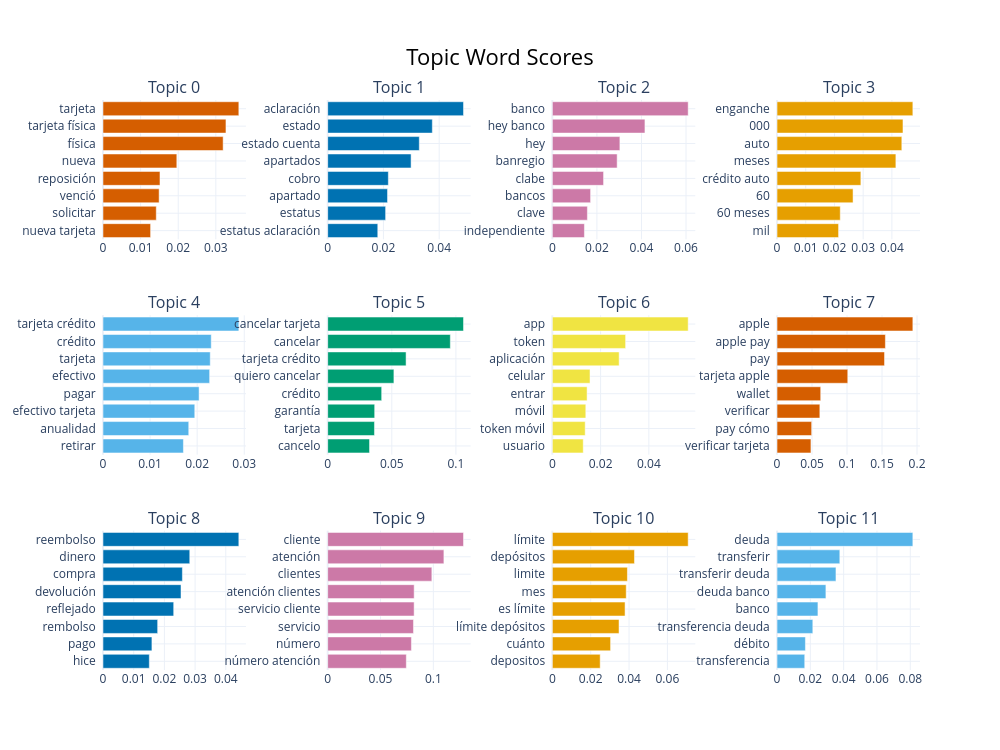

Here is the notebook cell this chart was saved with:
### Code cell
fig = topic_model.visualize_barchart(top_n_topics=12, n_words=8)
fig.show()

### Figure 1 — Plotly figure (JSON) as saved in the notebook; plotly's stock layout.template omitted (floating-point values rounded to 4 significant figures)
{"data": [{"marker": {"color": "#D55E00"}, "orientation": "h", "type": "bar", "x": [0.01266, 0.01416, 0.01492, 0.01515, 0.01963, 0.03194, 0.03269, 0.03611], "xaxis": "x", "y": ["nueva tarjeta  ", "solicitar  ", "venció  ", "reposición  ", "nueva  ", "física  ", "tarjeta física  ", "tarjeta  "], "yaxis": "y"}, {"marker": {"color": "#0072B2"}, "orientation": "h", "type": "bar", "x": [0.01797, 0.02078, 0.02147, 0.02176, 0.02992, 0.03286, 0.03754, 0.04872], "xaxis": "x2", "y": ["estatus aclaración  ", "estatus  ", "apartado  ", "cobro  ", "apartados  ", "estado cuenta  ", "estado  ", "aclaración  "], "yaxis": "y2"}, {"marker": {"color": "#CC79A7"}, "orientation": "h", "type": "bar", "x": [0.01439, 0.01573, 0.01717, 0.02299, 0.02909, 0.03032, 0.04156, 0.06097], "xaxis": "x3", "y": ["independiente  ", "clave  ", "bancos  ", "clabe  ", "banregio  ", "hey  ", "hey banco  ", "banco  "], "yaxis": "y3"}, {"marker": {"color": "#E69F00"}, "orientation": "h", "type": "bar", "x": [0.02143, 0.02202, 0.02648, 0.0292, 0.04139, 0.04346, 0.04386, 0.0473], "xaxis": "x4", "y": ["mil  ", "60 meses  ", "60  ", "crédito auto  ", "meses  ", "auto  ", "000  ", "enganche  "], "yaxis": "y4"}, {"marker": {"color": "#56B4E9"}, "orientation": "h", "type": "bar", "x": [0.01708, 0.01821, 0.01949, 0.02041, 0.02265, 0.02278, 0.02299, 0.02885], "xaxis": "x5", "y": ["retirar  ", "anualidad  ", "efectivo tarjeta  ", "pagar  ", "efectivo  ", "tarjeta  ", "crédito  ", "tarjeta crédito  "], "yaxis": "y5"}, {"marker": {"color": "#009E73"}, "orientation": "h", "type": "bar", "x": [0.03263, 0.03648, 0.03665, 0.0421, 0.05164, 0.06112, 0.09562, 0.1059], "xaxis": "x6", "y": ["cancelo  ", "tarjeta  ", "garantía  ", "crédito  ", "quiero cancelar  ", "tarjeta crédito  ", "cancelar  ", "cancelar tarjeta  "], "yaxis": "y6"}, {"marker": {"color": "#F0E442"}, "orientation": "h", "type": "bar", "x": [0.01281, 0.01362, 0.01386, 0.01439, 0.01561, 0.02769, 0.03037, 0.0563], "xaxis": "x7", "y": ["usuario  ", "token móvil  ", "móvil  ", "entrar  ", "celular  ", "aplicación  ", "token  ", "app  "], "yaxis": "y7"}, {"marker": {"color": "#D55E00"}, "orientation": "h", "type": "bar", "x": [0.04845, 0.04947, 0.06117, 0.06239, 0.1011, 0.1536, 0.1548, 0.194], "xaxis": "x8", "y": ["verificar tarjeta  ", "pay cómo  ", "verificar  ", "wallet  ", "tarjeta apple  ", "pay  ", "apple pay  ", "apple  "], "yaxis": "y8"}, {"marker": {"color": "#0072B2"}, "orientation": "h", "type": "bar", "x": [0.01509, 0.01594, 0.01781, 0.02303, 0.02541, 0.02587, 0.02827, 0.04425], "xaxis": "x9", "y": ["hice  ", "pago  ", "rembolso  ", "reflejado  ", "devolución  ", "compra  ", "dinero  ", "reembolso  "], "yaxis": "y9"}, {"marker": {"color": "#CC79A7"}, "orientation": "h", "type": "bar", "x": [0.07442, 0.07924, 0.08119, 0.08181, 0.08183, 0.09859, 0.11, 0.1285], "xaxis": "x10", "y": ["número atención  ", "número  ", "servicio  ", "servicio cliente  ", "atención clientes  ", "clientes  ", "atención  ", "cliente  "], "yaxis": "y10"}, {"marker": {"color": "#E69F00"}, "orientation": "h", "type": "bar", "x": [0.02495, 0.03037, 0.03477, 0.03793, 0.03853, 0.03916, 0.04283, 0.07085], "xaxis": "x11", "y": ["depositos  ", "cuánto  ", "límite depósitos  ", "es límite  ", "mes  ", "limite  ", "depósitos  ", "límite  "], "yaxis": "y11"}, {"marker": {"color": "#56B4E9"}, "orientation": "h", "type": "bar", "x": [0.01664, 0.01704, 0.02149, 0.02456, 0.02935, 0.03538, 0.0377, 0.08155], "xaxis": "x12", "y": ["transferencia  ", "débito  ", "transferencia deuda  ", "banco  ", "deuda banco  ", "transferir deuda  ", "transferir  ", "deuda  "], "yaxis": "y12"}], "layout": {"annotations": [{"font": {"size": 16}, "showarrow": false, "text": "Topic 0", "x": 0.0875, "xanchor": "center", "xref": "paper", "y": 1, "yanchor": "bottom", "yref": "paper"}, {"font": {"size": 16}, "showarrow": false, "text": "Topic 1", "x": 0.3625, "xanchor": "center", "xref": "paper", "y": 1, "yanchor": "bottom", "yref": "paper"}, {"font": {"size": 16}, "showarrow": false, "text": "Topic 2", "x": 0.6375, "xanchor": "center", "xref": "paper", "y": 1, "yanchor": "bottom", "yref": "paper"}, {"font": {"size": 16}, "showarrow": false, "text": "Topic 3", "x": 0.9125, "xanchor": "center", "xref": "paper", "y": 1, "yanchor": "bottom", "yref": "paper"}, {"font": {"size": 16}, "showarrow": false, "text": "Topic 4", "x": 0.0875, "xanchor": "center", "xref": "paper", "y": 0.6222, "yanchor": "bottom", "yref": "paper"}, {"font": {"size": 16}, "showarrow": false, "text": "Topic 5", "x": 0.3625, "xanchor": "center", "xref": "paper", "y": 0.6222, "yanchor": "bottom", "yref": "paper"}, {"font": {"size": 16}, "showarrow": false, "text": "Topic 6", "x": 0.6375, "xanchor": "center", "xref": "paper", "y": 0.6222, "yanchor": "bottom", "yref": "paper"}, {"font": {"size": 16}, "showarrow": false, "text": "Topic 7", "x": 0.9125, "xanchor": "center", "xref": "paper", "y": 0.6222, "yanchor": "bottom", "yref": "paper"}, {"font": {"size": 16}, "showarrow": false, "text": "Topic 8", "x": 0.0875, "xanchor": "center", "xref": "paper", "y": 0.2444, "yanchor": "bottom", "yref": "paper"}, {"font": {"size": 16}, "showarrow": false, "text": "Topic 9", "x": 0.3625, "xanchor": "center", "xref": "paper", "y": 0.2444, "yanchor": "bottom", "yref": "paper"}, {"font": {"size": 16}, "showarrow": false, "text": "Topic 10", "x": 0.6375, "xanchor": "center", "xref": "paper", "y": 0.2444, "yanchor": "bottom", "yref": "paper"}, {"font": {"size": 16}, "showarrow": false, "text": "Topic 11", "x": 0.9125, "xanchor": "center", "xref": "paper", "y": 0.2444, "yanchor": "bottom", "yref": "paper"}], "height": 750, "hoverlabel": {"bgcolor": "white", "font": {"family": "Rockwell", "size": 16}}, "showlegend": false, "title": {"font": {"color": "Black", "size": 22}, "text": "Topic Word Scores", "x": 0.5, "xanchor": "center", "yanchor": "top"}, "width": 1000, "xaxis": {"anchor": "y", "domain": [0, 0.175], "showgrid": true}, "xaxis10": {"anchor": "y10", "domain": [0.275, 0.45], "showgrid": true}, "xaxis11": {"anchor": "y11", "domain": [0.55, 0.725], "showgrid": true}, "xaxis12": {"anchor": "y12", "domain": [0.825, 1], "showgrid": true}, "xaxis2": {"anchor": "y2", "domain": [0.275, 0.45], "showgrid": true}, "xaxis3": {"anchor": "y3", "domain": [0.55, 0.725], "showgrid": true}, "xaxis4": {"anchor": "y4", "domain": [0.825, 1], "showgrid": true}, "xaxis5": {"anchor": "y5", "domain": [0, 0.175], "showgrid": true}, "xaxis6": {"anchor": "y6", "domain": [0.275, 0.45], "showgrid": true}, "xaxis7": {"anchor": "y7", "domain": [0.55, 0.725], "showgrid": true}, "xaxis8": {"anchor": "y8", "domain": [0.825, 1], "showgrid": true}, "xaxis9": {"anchor": "y9", "domain": [0, 0.175], "showgrid": true}, "yaxis": {"anchor": "x", "domain": [0.7556, 1], "showgrid": true}, "yaxis10": {"anchor": "x10", "domain": [0, 0.2444], "showgrid": true}, "yaxis11": {"anchor": "x11", "domain": [0, 0.2444], "showgrid": true}, "yaxis12": {"anchor": "x12", "domain": [0, 0.2444], "showgrid": true}, "yaxis2": {"anchor": "x2", "domain": [0.7556, 1], "showgrid": true}, "yaxis3": {"anchor": "x3", "domain": [0.7556, 1], "showgrid": true}, "yaxis4": {"anchor": "x4", "domain": [0.7556, 1], "showgrid": true}, "yaxis5": {"anchor": "x5", "domain": [0.3778, 0.6222], "showgrid": true}, "yaxis6": {"anchor": "x6", "domain": [0.3778, 0.6222], "showgrid": true}, "yaxis7": {"anchor": "x7", "domain": [0.3778, 0.6222], "showgrid": true}, "yaxis8": {"anchor": "x8", "domain": [0.3778, 0.6222], "showgrid": true}, "yaxis9": {"anchor": "x9", "domain": [0, 0.2444], "showgrid": true}}}
